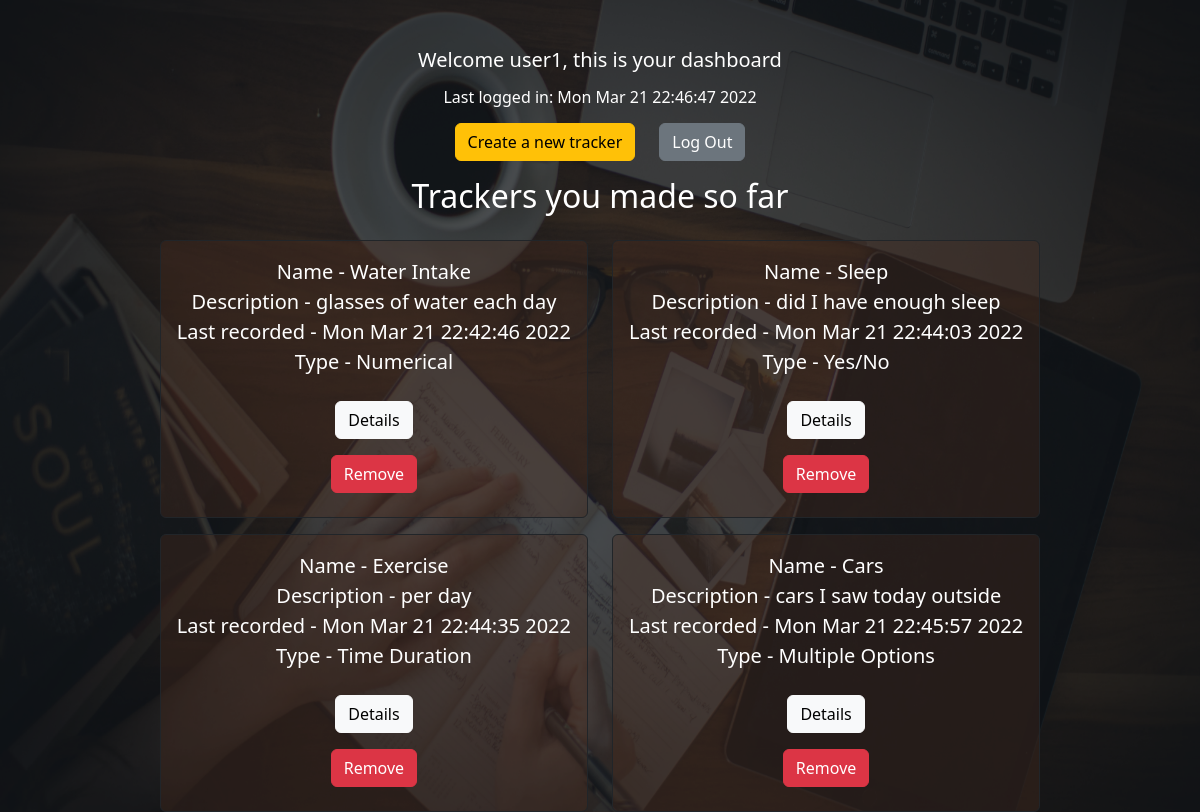
/dashboard/user1 (signed in), run on an earlier commit of the app's database.
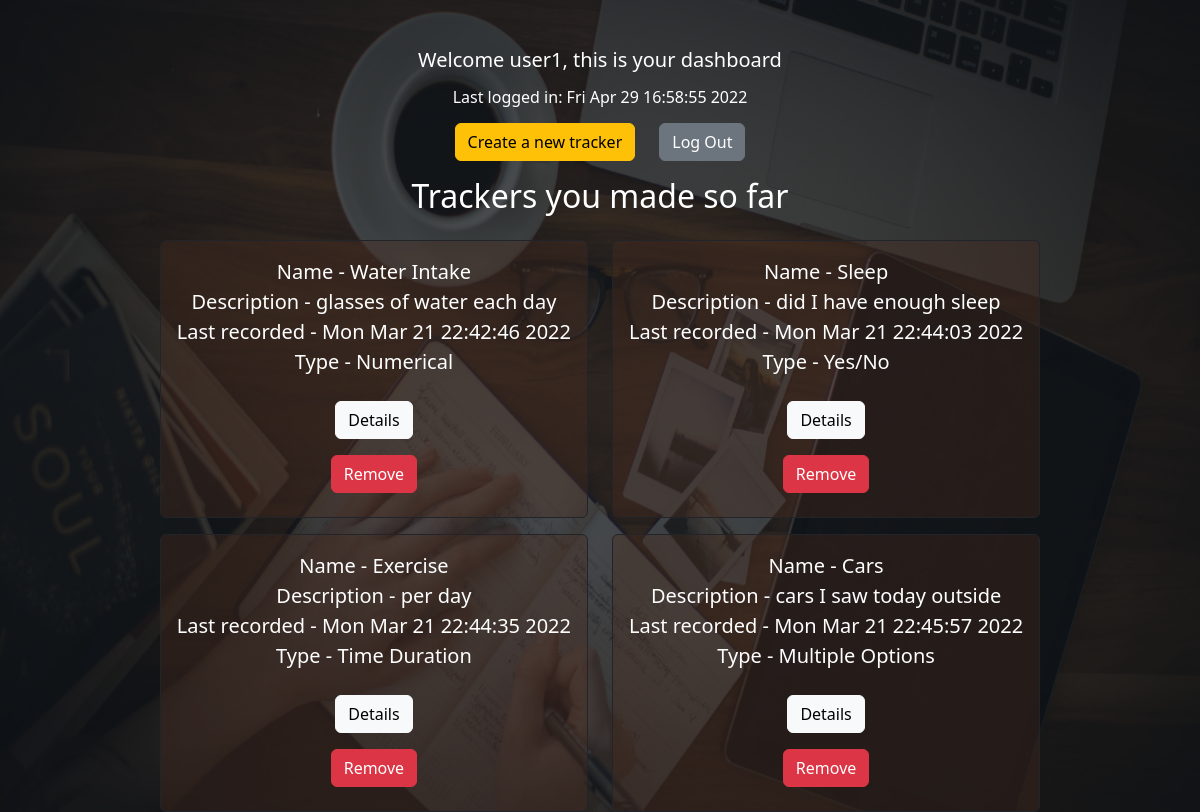
And on a later commit of the database.
### application/models.py (models this page shows, shortened)
class User(db.Model):
    user_id = db.Column(db.Integer, primary_key=True)
    user_name = db.Column(db.String(80), unique=True, nullable=False)
    password = db.Column(db.String(120), nullable=False)
    last_login_time = db.Column(db.String(100),nullable=False)
    trackers = db.relationship('Tracker', backref='user', lazy=True)

### application/dashboard.py (the view)
@app.route("/dashboard/<user_name>")
def dashboard(user_name):
    if "user_name" in session:
        current_user = User.query.filter_by(user_name=user_name).first()
        last_login_time = current_user.last_login_time
        user_id = current_user.user_id
        user_trackers = Tracker.query.filter_by(user_id=user_id).all()
        return render_template("dashboard.html",user_name=user_name,title="Dashboard",last_login_time=last_login_time,usertrackers=user_trackers)
    else:
        return redirect("/")

### templates/dashboard.html
{% extends 'layout.html' %} {% block body %}
<div class="row mt-5 justify-content-center">
    <div class="col-auto h5">
        Welcome {{user_name}}, this is your dashboard
    </div>
</div>
<div class="row mt-2 justify-content-center">
    <div class="col-auto h6">
        Last logged in: {{last_login_time}} <br>
    </div>
</div>
<div class="row mt-2 justify-content-center">
    <div class="col-auto">
        <a class="btn btn-warning" href="/tracker/{{user_name}}">Create a new tracker</a>
    </div>
    <div class="col-auto">
        <a class="btn btn-secondary" href="/logout/{{user_name}}">Log Out</a>
    </div>
</div>
<div class="row mt-3 justify-content-center">
    <div class="col-auto">
        <h2 class="h2">Trackers you made so far</h2>
    </div>
</div>
<div class="row justify-content-center">
    {% for tracker in usertrackers %}
    <div class="col-auto mr-3 mt-3 d-flex justify-content-center">
        <div class="row justify-content-center text-center">
            <div class="col-auto">
                <div class="p-3 border-dark border rounded bgTracker">
                    Name - {{tracker["tracker_name"]}} <br>
                    Description - {{tracker["tracker_description"]}} <br>
                    Last recorded - {{tracker["tracker_log_time"]}} <br>
                    {% if tracker["tracker_type"] == "numerical_tracker"%}Type - Numerical{% endif %}
                    {% if tracker["tracker_type"] == "boolean_tracker"%}Type - Yes/No{% endif %}
                    {% if tracker["tracker_type"] == "mo_tracker"%}Type - Multiple Options{% endif %}
                    {% if tracker["tracker_type"] == "time_tracker"%}Type - Time Duration{% endif %} <br>
                    <a class="btn btn-light mt-4 mb-2" href='/trackerdetails/{{tracker["tracker_id"]}}'>Details</a><br>
                    <a class="btn btn-danger mt-2 mb-2" href='/deletetracker/{{tracker["tracker_id"]}}'>Remove</a> <br>
                </div>
            </div>
        </div>
    </div>
    {% endfor %}
</div>
{% endblock %}

What changed in the data, as far as the page shows it:
changed User "user1": last_login_time "Mon Mar 21 22:46:47 2022" → "Fri Apr 29 16:58:55 2022"
